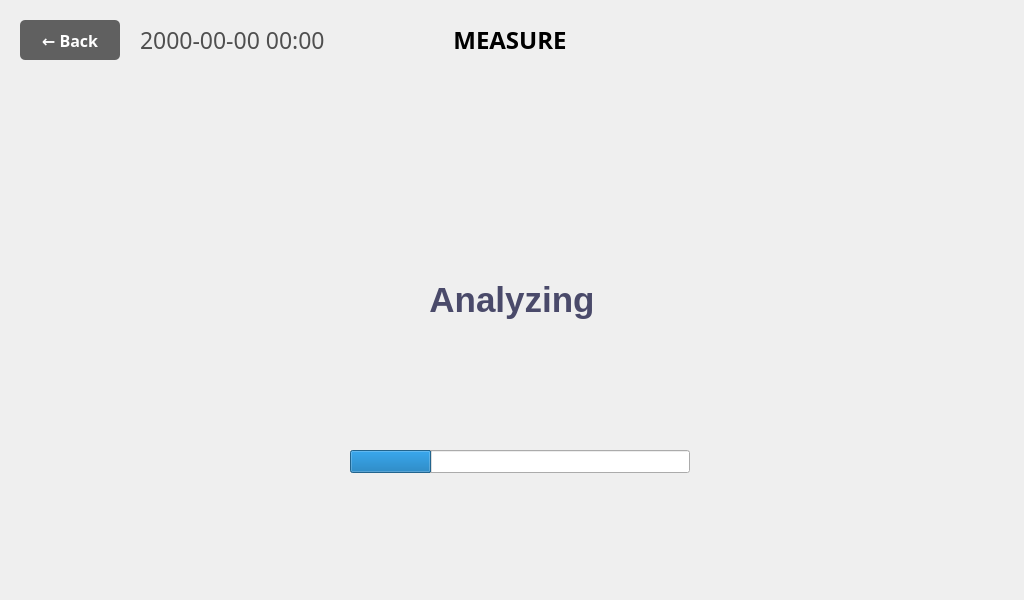
<?xml version="1.0" encoding="UTF-8"?>
<ui version="4.0">
 <class>MeasureViewWindow</class>
 <widget class="QMainWindow" name="MeasureViewWindow">
  <property name="geometry">
   <rect>
    <x>0</x>
    <y>0</y>
    <width>1024</width>
    <height>600</height>
   </rect>
  </property>
  <property name="windowTitle">
   <string notr="true">Home</string>
  </property>
  <property name="unifiedTitleAndToolBarOnMac">
   <bool>false</bool>
  </property>
  <widget class="QWidget" name="centralwidget">
   <widget class="QPushButton" name="pushButton_MeasureBackArrow">
    <property name="geometry">
     <rect>
      <x>20</x>
      <y>20</y>
      <width>100</width>
      <height>40</height>
     </rect>
    </property>
    <property name="font">
     <font>
      <family>Pretendard</family>
      <pointsize>16</pointsize>
      <weight>75</weight>
      <bold>true</bold>
     </font>
    </property>
    <property name="styleSheet">
     <string notr="true">QPushButton {
    background-color: #606060;
    color: white;
    border: none;
    border-radius: 5px;
    font-size: 16px;
    font-weight: bold;
}
QPushButton:hover {
    background-color: #707070;
}
QPushButton:pressed {
    background-color: #505050;
}</string>
    </property>
    <property name="text">
     <string>← Back</string>
    </property>
   </widget>
   <widget class="QLabel" name="label_DateNClock">
    <property name="geometry">
     <rect>
      <x>140</x>
      <y>20</y>
      <width>300</width>
      <height>40</height>
     </rect>
    </property>
    <property name="palette">
     <palette>
      <active>
       <colorrole role="WindowText">
        <brush brushstyle="SolidPattern">
         <color alpha="255">
          <red>79</red>
          <green>79</green>
          <blue>79</blue>
         </color>
        </brush>
       </colorrole>
      </active>
      <inactive>
       <colorrole role="WindowText">
        <brush brushstyle="SolidPattern">
         <color alpha="255">
          <red>79</red>
          <green>79</green>
          <blue>79</blue>
         </color>
        </brush>
       </colorrole>
      </inactive>
      <disabled>
       <colorrole role="WindowText">
        <brush brushstyle="SolidPattern">
         <color alpha="255">
          <red>120</red>
          <green>120</green>
          <blue>120</blue>
         </color>
        </brush>
       </colorrole>
      </disabled>
     </palette>
    </property>
    <property name="font">
     <font>
      <family>Pretendard</family>
      <pointsize>17</pointsize>
      <weight>50</weight>
      <bold>false</bold>
     </font>
    </property>
    <property name="text">
     <string>2000-00-00 00:00</string>
    </property>
    <property name="alignment">
     <set>Qt::AlignLeading|Qt::AlignLeft|Qt::AlignVCenter</set>
    </property>
   </widget>
   <widget class="QLabel" name="label_MeasureTitle">
    <property name="geometry">
     <rect>
      <x>420</x>
      <y>20</y>
      <width>180</width>
      <height>40</height>
     </rect>
    </property>
    <property name="palette">
     <palette>
      <active>
       <colorrole role="WindowText">
        <brush brushstyle="SolidPattern">
         <color alpha="255">
          <red>0</red>
          <green>0</green>
          <blue>0</blue>
         </color>
        </brush>
       </colorrole>
      </active>
      <inactive>
       <colorrole role="WindowText">
        <brush brushstyle="SolidPattern">
         <color alpha="255">
          <red>0</red>
          <green>0</green>
          <blue>0</blue>
         </color>
        </brush>
       </colorrole>
      </inactive>
      <disabled>
       <colorrole role="WindowText">
        <brush brushstyle="SolidPattern">
         <color alpha="255">
          <red>120</red>
          <green>120</green>
          <blue>120</blue>
         </color>
        </brush>
       </colorrole>
      </disabled>
     </palette>
    </property>
    <property name="font">
     <font>
      <family>Pretendard</family>
      <pointsize>18</pointsize>
      <weight>75</weight>
      <bold>true</bold>
     </font>
    </property>
    <property name="text">
     <string>MEASURE</string>
    </property>
    <property name="alignment">
     <set>Qt::AlignCenter</set>
    </property>
   </widget>
   <widget class="QLabel" name="label_BatteryGuage">
    <property name="geometry">
     <rect>
      <x>1060</x>
      <y>20</y>
      <width>80</width>
      <height>40</height>
     </rect>
    </property>
    <property name="text">
     <string/>
    </property>
    <property name="pixmap">
     <pixmap>../image/Icon/Battery_Icon-050.png</pixmap>
    </property>
    <property name="scaledContents">
     <bool>true</bool>
    </property>
   </widget>
   <widget class="QLabel" name="label_4">
    <property name="geometry">
     <rect>
      <x>461</x>
      <y>160</y>
      <width>102</width>
      <height>102</height>
     </rect>
    </property>
    <property name="sizeIncrement">
     <size>
      <width>102</width>
      <height>102</height>
     </size>
    </property>
    <property name="frameShape">
     <enum>QFrame::NoFrame</enum>
    </property>
    <property name="text">
     <string/>
    </property>
    <property name="pixmap">
     <pixmap>../image/05_Measure/Measure_search.png</pixmap>
    </property>
    <property name="alignment">
     <set>Qt::AlignCenter</set>
    </property>
   </widget>
   <widget class="QProgressBar" name="progressBar_Meas">
    <property name="geometry">
     <rect>
      <x>350</x>
      <y>450</y>
      <width>340</width>
      <height>23</height>
     </rect>
    </property>
    <property name="value">
     <number>24</number>
    </property>
    <property name="textVisible">
     <bool>false</bool>
    </property>
   </widget>
   <widget class="QLabel" name="label_6">
    <property name="geometry">
     <rect>
      <x>412</x>
      <y>270</y>
      <width>200</width>
      <height>60</height>
     </rect>
    </property>
    <property name="palette">
     <palette>
      <active>
       <colorrole role="WindowText">
        <brush brushstyle="SolidPattern">
         <color alpha="255">
          <red>74</red>
          <green>74</green>
          <blue>106</blue>
         </color>
        </brush>
       </colorrole>
      </active>
      <inactive>
       <colorrole role="WindowText">
        <brush brushstyle="SolidPattern">
         <color alpha="255">
          <red>74</red>
          <green>74</green>
          <blue>106</blue>
         </color>
        </brush>
       </colorrole>
      </inactive>
      <disabled>
       <colorrole role="WindowText">
        <brush brushstyle="SolidPattern">
         <color alpha="255">
          <red>120</red>
          <green>120</green>
          <blue>120</blue>
         </color>
        </brush>
       </colorrole>
      </disabled>
     </palette>
    </property>
    <property name="font">
     <font>
      <family>Arial</family>
      <pointsize>26</pointsize>
      <weight>75</weight>
      <bold>true</bold>
     </font>
    </property>
    <property name="text">
     <string>Analyzing</string>
    </property>
    <property name="alignment">
     <set>Qt::AlignCenter</set>
    </property>
   </widget>
   <widget class="QLabel" name="label_BatteryGuageTxt">
    <property name="geometry">
     <rect>
      <x>1030</x>
      <y>20</y>
      <width>150</width>
      <height>40</height>
     </rect>
    </property>
    <property name="palette">
     <palette>
      <active>
       <colorrole role="WindowText">
        <brush brushstyle="SolidPattern">
         <color alpha="255">
          <red>0</red>
          <green>0</green>
          <blue>0</blue>
         </color>
        </brush>
       </colorrole>
      </active>
      <inactive>
       <colorrole role="WindowText">
        <brush brushstyle="SolidPattern">
         <color alpha="255">
          <red>0</red>
          <green>0</green>
          <blue>0</blue>
         </color>
        </brush>
       </colorrole>
      </inactive>
      <disabled>
       <colorrole role="WindowText">
        <brush brushstyle="SolidPattern">
         <color alpha="255">
          <red>120</red>
          <green>120</green>
          <blue>120</blue>
         </color>
        </brush>
       </colorrole>
      </disabled>
     </palette>
    </property>
    <property name="font">
     <font>
      <family>Pretendard</family>
      <pointsize>13</pointsize>
      <weight>75</weight>
      <bold>true</bold>
     </font>
    </property>
    <property name="text">
     <string>55%</string>
    </property>
    <property name="alignment">
     <set>Qt::AlignCenter</set>
    </property>
   </widget>
   <zorder>pushButton_MeasureBackArrow</zorder>
   <zorder>label_MeasureTitle</zorder>
   <zorder>label_BatteryGuage</zorder>
   <zorder>progressBar_Meas</zorder>
   <zorder>label_4</zorder>
   <zorder>label_6</zorder>
   <zorder>label_DateNClock</zorder>
   <zorder>label_BatteryGuageTxt</zorder>
  </widget>
 </widget>
 <resources/>
 <connections/>
</ui>
